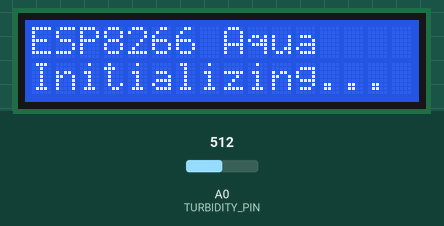
Bench run of a sketch on a simulated ESP8266 (NodeMCU). Shown: 16×2 character LCD. The inputs (shaded band) are chosen by the test bench; at power-on: A0 (TURBIDITY_PIN) = 512. WiFi joins after 1.5 s; servers stay silent unless stated; the local clock reads 2024-03-15 10:24:30 at power-on unless the sketch sets it; what the sketch prints to the serial monitor is not drawn.

Above: at 1.1 s.
At 3.2 s:
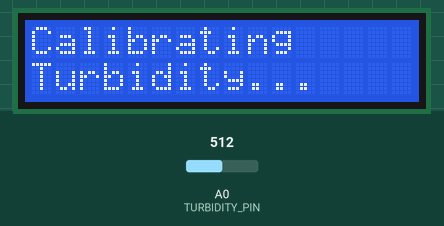
At 14.3 s:
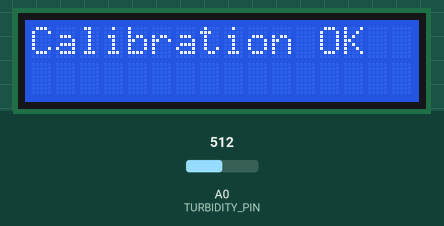
At 16.9 s:
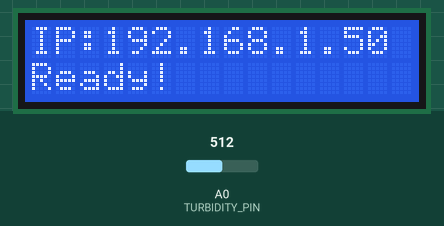
At 20.0 s:
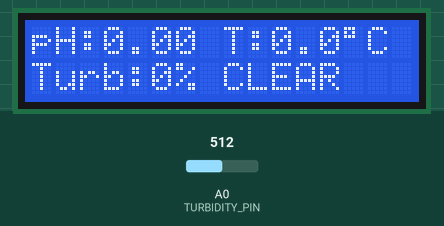

The sketch:

esp8266.ino
```cpp
#include <ESP8266WiFi.h>
#include <ESP8266WebServer.h>
#include <FirebaseESP8266.h>
#include <time.h>
#include <Wire.h>
#include <LiquidCrystal_I2C.h>

// ======================================================
// LCD Configuration (16x2, address 0x27 or 0x3F)
// ======================================================
LiquidCrystal_I2C lcd(0x27, 16, 2);   // try 0x3F if 0x27 doesn't work

// ======================================================
// Wi-Fi & Firebase
// ======================================================
#define WIFI_SSID     "Airtel_sahi_0849"
#define WIFI_PASSWORD "air99772"

#define API_KEY       "AIzaSyACk3Kj9agZgUhYmEKGVt0Ul7avCJSoNxY"
// IMPORTANT: No https:// and no trailing slash
#define DATABASE_URL  "aquaculture-af54d-default-rtdb.firebaseio.com"
#define USER_EMAIL    "sb284160@gmail.com"
#define USER_PASSWORD "Password@1"

// ======================================================
// Objects
// ======================================================
FirebaseData fbdo;
FirebaseAuth auth;
FirebaseConfig config;
ESP8266WebServer server(80);

// ======================================================
// Sensor Pins & Variables
// ======================================================
#define TURBIDITY_PIN A0

int cleanWaterValue = 0;
float pH = 0.0;
float temp = 0.0;
int turbidityPercent = 0;
String incomingData = "";
unsigned long lastPrintTime = 0;
unsigned long lastFirebasePush = 0;
unsigned long lastDisplayUpdate = 0;
const unsigned long FIREBASE_INTERVAL = 5000;
const unsigned long DISPLAY_INTERVAL = 1000;

// ======================================================
// Turbidity Calibration
// ======================================================
void calibrateTurbidity() {
  lcd.clear();
  lcd.setCursor(0,0);
  lcd.print("Calibrating");
  lcd.setCursor(0,1);
  lcd.print("Turbidity...");
  delay(2000);

  Serial.println();
  Serial.println("===============================");
  Serial.println(" TURBIDITY CALIBRATION");
  Serial.println("===============================");
  Serial.println("Place sensor in CLEAN WATER");
  Serial.println("Calibration starts in 5 seconds...");
  delay(5000);

  long sum = 0;
  for (int i = 0; i < 200; i++) {
    sum += analogRead(TURBIDITY_PIN);
    delay(20);
  }
  cleanWaterValue = sum / 200;
  Serial.print("Calibration Complete");
  Serial.print("\nClean Water Raw Value = ");
  Serial.println(cleanWaterValue);
  Serial.println("===============================");

  lcd.clear();
  lcd.setCursor(0,0);
  lcd.print("Calibration OK");
  delay(1000);
}

void readTurbidity() {
  int raw = analogRead(TURBIDITY_PIN);
  turbidityPercent = map(raw, cleanWaterValue, 0, 0, 100);
  turbidityPercent = constrain(turbidityPercent, 0, 100);
  if (turbidityPercent <= 2) turbidityPercent = 0;
}

// ======================================================
// Parse Serial Data from Nano
// ======================================================
void parseSerialData(String data) {
  Serial.print("[RAW] ");
  Serial.println(data);

  float phVal = 0, tempVal = 0;
  bool found = false;

  int phStart = data.indexOf("pH");
  if (phStart != -1) {
    int colonPos = data.indexOf(':', phStart);
    if (colonPos == -1) colonPos = data.indexOf(' ', phStart);
    if (colonPos != -1) {
      int start = colonPos + 1;
      while (start < data.length() && data[start] == ' ') start++;
      int end = start;
      while (end < data.length() && (isDigit(data[end]) || data[end] == '.')) end++;
      if (end > start) {
        phVal = data.substring(start, end).toFloat();
        found = true;
      }
    }
  }

  int tempStart = data.indexOf("Temp");
  if (tempStart == -1) tempStart = data.indexOf("temperature");
  if (tempStart != -1) {
    int colonPos = data.indexOf(':', tempStart);
    if (colonPos == -1) colonPos = data.indexOf(' ', tempStart);
    if (colonPos != -1) {
      int start = colonPos + 1;
      while (start < data.length() && data[start] == ' ') start++;
      int end = start;
      while (end < data.length() && (isDigit(data[end]) || data[end] == '.')) end++;
      if (end > start) {
        tempVal = data.substring(start, end).toFloat();
        found = true;
      }
    }
  }

  if (found) {
    pH = phVal;
    temp = tempVal;
    Serial.print("[Nano] pH = ");
    Serial.print(pH, 2);
    Serial.print(" | Temp = ");
    Serial.println(temp, 1);
  } else {
    Serial.println("[Nano] Could not parse data.");
  }
}

void readSerialFromNano() {
  while (Serial.available()) {
    char c = Serial.read();
    if (c == '\n') {
      parseSerialData(incomingData);
      incomingData = "";
    } else if (c != '\r') {
      incomingData += c;
    }
  }
}

// ======================================================
// Get Unix Timestamp via NTP
// ======================================================
unsigned long getTimestamp() {
  configTime(0, 0, "pool.ntp.org", "time.nist.gov");
  time_t now = time(nullptr);
  while (now < 100000) {
    delay(100);
    now = time(nullptr);
  }
  return now;
}

// ======================================================
// ✅ CORRECTED: Push Sensor Data to Firebase
// ======================================================
void pushToFirebase() {
  if (WiFi.status() != WL_CONNECTED) {
    Serial.println("Wi-Fi not connected. Skipping Firebase push.");
    return;
  }

  unsigned long timestamp = getTimestamp();

  // Use FirebaseJson object (not a string)
  FirebaseJson json;
  json.set("ph", pH);
  json.set("temperature", temp);
  json.set("turbidity", turbidityPercent);
  json.set("timestamp", timestamp);

  // Correct path: no .json, no trailing slash
  String path = "/aquaculture/sensors";

  Serial.print("Firebase path: ");
  Serial.println(path);
  String jsonStr;
  json.toString(jsonStr);
  Serial.print("Payload: ");
  Serial.println(jsonStr);

  if (Firebase.setJSON(fbdo, path, json)) {
    Serial.println("✅ Firebase update successful.");
  } else {
    Serial.print("❌ Firebase update failed: ");
    Serial.println(fbdo.errorReason());
  }
}

// ======================================================
// Update 16x2 LCD
// ======================================================
void updateDisplay() {
  lcd.setCursor(0, 0);
  lcd.print("pH:");
  lcd.print(pH, 2);
  lcd.print(" T:");
  lcd.print(temp, 1);
  lcd.print((char)223);
  lcd.print("C");
  lcd.print("   ");

  lcd.setCursor(0, 1);
  lcd.print("Turb:");
  lcd.print(turbidityPercent);
  lcd.print("%");
  lcd.print(" ");
  if (turbidityPercent <= 20)      lcd.print("CLEAR");
  else if (turbidityPercent <= 50) lcd.print("CLOUDY");
  else                             lcd.print("DIRTY");
  lcd.print("    ");
}

// ======================================================
// Web Server – Root (JSON)
// ======================================================
void handleRoot() {
  String json = "{\"pH\":" + String(pH, 2) +
                ",\"temperature\":" + String(temp, 1) +
                ",\"turbidity\":" + String(turbidityPercent) +
                ",\"voltage\":" + String(analogRead(TURBIDITY_PIN) * (3.3 / 1023.0), 2) +
                ",\"status\":\"" +
                (turbidityPercent <= 20 ? "CLEAR" : (turbidityPercent <= 50 ? "CLOUDY" : "DIRTY")) +
                "\"}";
  server.send(200, "application/json", json);
}

// ======================================================
// Setup
// ======================================================
void setup() {
  Serial.begin(9600);
  delay(1000);

  // ---- Initialize 16x2 LCD ----
  lcd.init();
  lcd.backlight();
  lcd.clear();
  lcd.setCursor(0,0);
  lcd.print("ESP8266 Aqua");
  lcd.setCursor(0,1);
  lcd.print("Initializing...");
  delay(2000);

  calibrateTurbidity();

  // ---- Connect to Wi-Fi ----
  WiFi.mode(WIFI_STA);
  WiFi.begin(WIFI_SSID, WIFI_PASSWORD);
  Serial.print("Connecting to Wi-Fi");
  while (WiFi.status() != WL_CONNECTED) {
    delay(500);
    Serial.print(".");
  }
  Serial.println();
  Serial.print("Connected! IP address: ");
  Serial.println(WiFi.localIP());

  // ---- Configure Firebase (Mobizt library) ----
  config.api_key = API_KEY;
  config.database_url = DATABASE_URL;      // no https://
  auth.user.email = USER_EMAIL;
  auth.user.password = USER_PASSWORD;
  Firebase.reconnectWiFi(true);

  Serial.print("Authenticating to Firebase...");
  Firebase.begin(&config, &auth);

  // Wait for authentication (using Firebase.ready() is safer)
  unsigned long start = millis();
  while (!Firebase.ready() && millis() - start < 10000) {
    delay(100);
    Serial.print(".");
  }
  if (Firebase.ready()) {
    Serial.println(" Authenticated!");
    Serial.print("User UID: ");
    Serial.println(auth.token.uid.c_str());
  } else {
    Serial.println(" Authentication failed!");
  }

  // ---- Start Web Server ----
  server.on("/", handleRoot);
  server.begin();
  Serial.println("HTTP server started.");

  // ---- Show IP on LCD ----
  lcd.clear();
  lcd.setCursor(0,0);
  lcd.print("IP:");
  lcd.print(WiFi.localIP());
  lcd.setCursor(0,1);
  lcd.print("Ready!");
  delay(3000);
  lcd.clear();
}

// ======================================================
// Loop
// ======================================================
void loop() {
  readSerialFromNano();
  readTurbidity();

  // Print combined data every 3 seconds
  if (millis() - lastPrintTime > 3000) {
    lastPrintTime = millis();
    Serial.println("========== ESP8266 Combined Data ==========");
    Serial.print("Turbidity: ");
    Serial.print(turbidityPercent);
    Serial.println("%");
    Serial.print("pH (from Nano): ");
    Serial.println(pH, 2);
    Serial.print("Temp (from Nano): ");
    Serial.println(temp, 1);
    Serial.println("===========================================");
  }

  // Update LCD every second
  if (millis() - lastDisplayUpdate > DISPLAY_INTERVAL) {
    lastDisplayUpdate = millis();
    updateDisplay();
  }

  // Push to Firebase every 5 seconds
  if (millis() - lastFirebasePush > FIREBASE_INTERVAL) {
    lastFirebasePush = millis();
    pushToFirebase();
  }

  server.handleClient();
  delay(50);
}
```

Measured:
- what the display in image 0 shows lasts 2.0 s, from 1.1 s to 3.1 s
- what the display in image 1 shows lasts 11.2 s, from 3.1 s to 14.3 s
- what the display in image 2 shows lasts 2.6 s, from 14.3 s to 16.9 s
- what the display in image 3 shows lasts 3.0 s, from 16.9 s to 19.9 s
